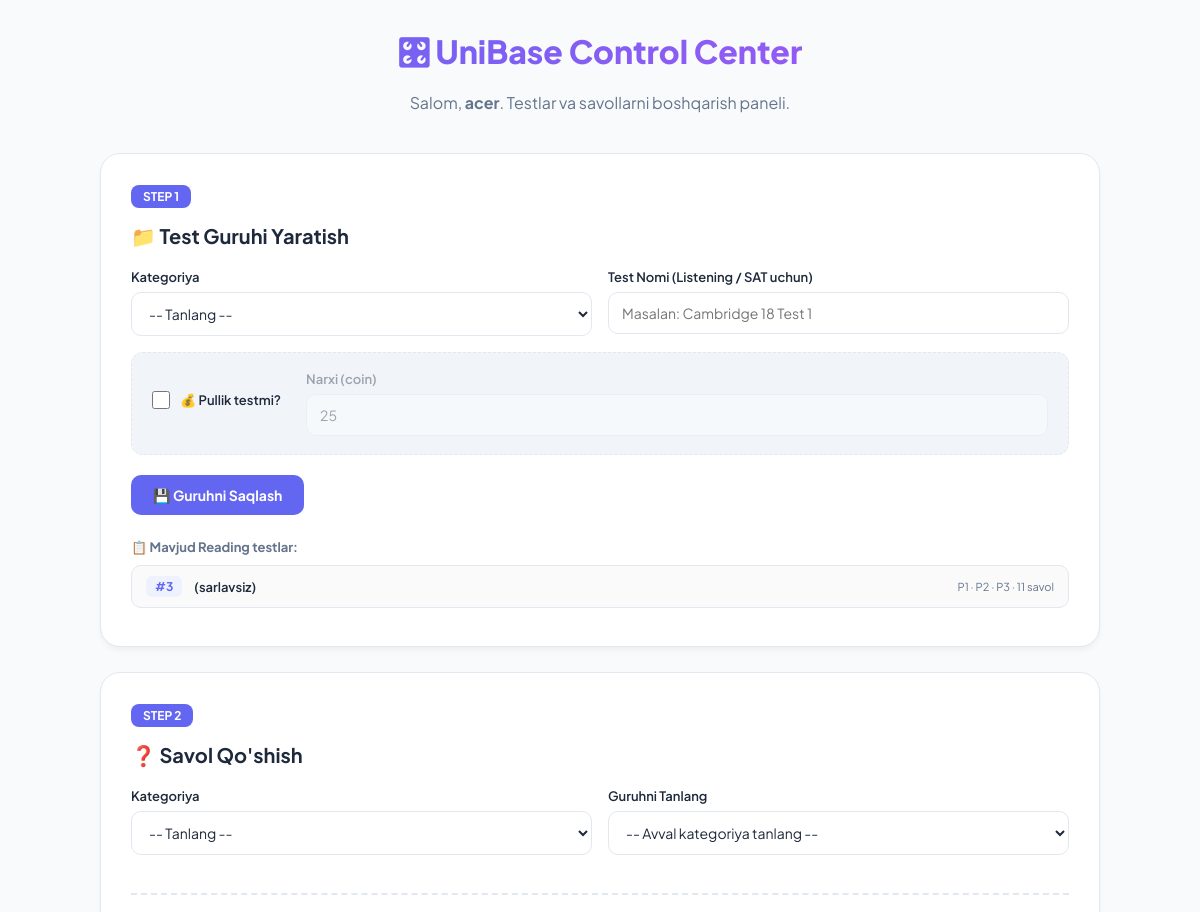
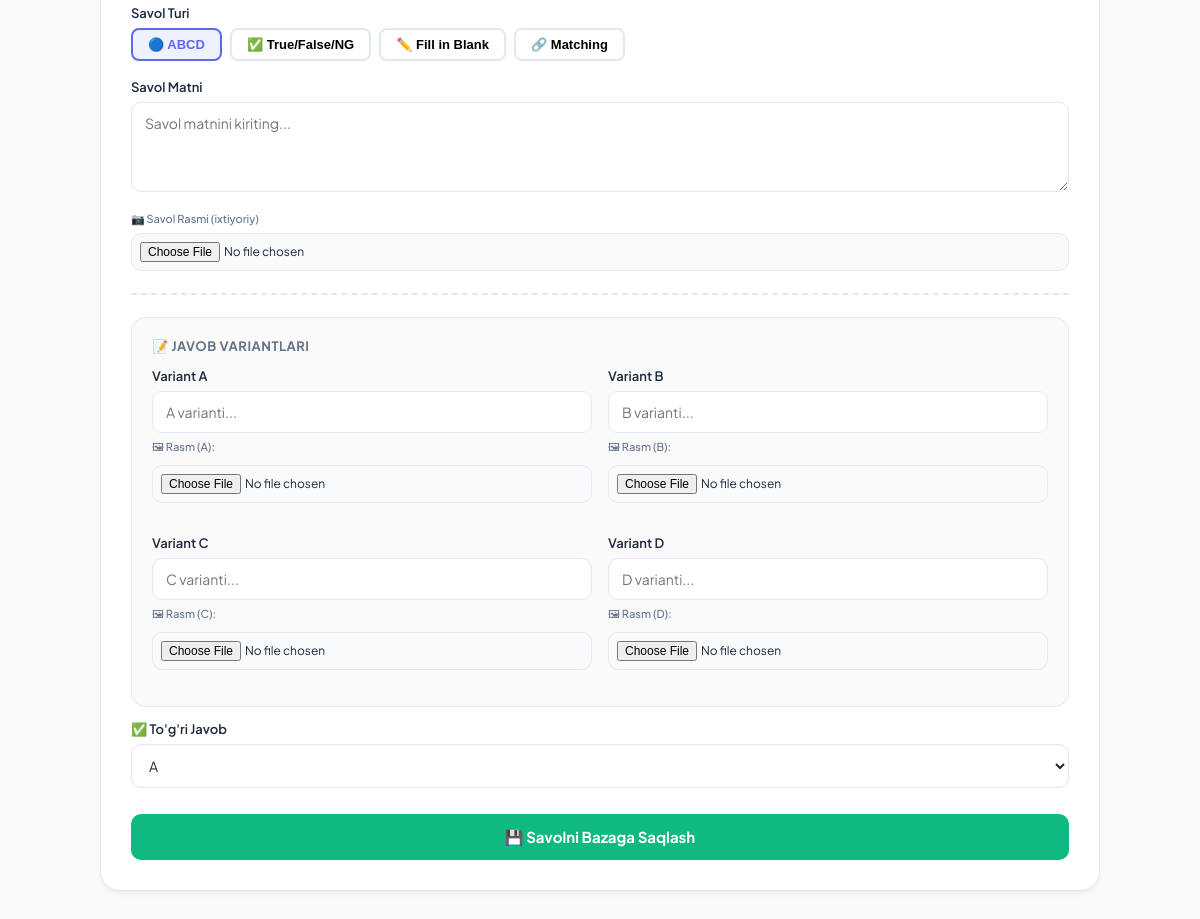
The app's page /tests/ (signed in) with its own data (2 pictures, top to bottom).
### app/models.py (models this page shows, shortened)
class PaidTestMixin(models.Model):
    is_paid = models.BooleanField(default=False)
    price = models.PositiveIntegerField(default=25)
    class Meta:
        abstract = True

class ReadingTest(PaidTestMixin):
    passage_title   = models.CharField(max_length=255, blank=True, default='')
    passage_text    = models.TextField(verbose_name="Passage 1 matni")
    passage_title_2 = models.CharField(max_length=255, blank=True, default='', verbose_name="Passage 2 sarlavha")
    passage_text_2  = models.TextField(blank=True, default='', verbose_name="Passage 2 matni")
    passage_title_3 = models.CharField(max_length=255, blank=True, default='', verbose_name="Passage 3 sarlavha")
    passage_text_3  = models.TextField(blank=True, default='', verbose_name="Passage 3 matni")
    category = models.CharField(max_length=15, choices=[('READING','Reading')], default='READING')

### app/views.py (the view, shortened to what this page needs)
# urls.py: path('tests/', manage_tests, name='manage_tests'),
@user_passes_test(is_admin, login_url='login')
def manage_tests(request):
    return render(request, "manage_tests.html", {
        "reading_tests":      ReadingTest.objects.all().order_by('-id'),
        "listening_tests":    ListeningTest.objects.all().order_by('-id'),
        "sat_tests":          Sat.objects.all().order_by('-id'),
        "milliy_fan_choices": Milliy_Sertifikat.FAN_CHOICES,
    })

### app/views.py (called while the page is built)
def is_admin(user):
    return user.is_superuser

### app/templates/manage_tests.html (shortened to what this page needs)
{% load static %}
<!DOCTYPE html>
<html lang="uz">
<head>
{% load static %}
</head>
<body>
<div class="container">
{% if user.is_superuser %}
    <div class="header">
        <h1>🎛 UniBase Control Center</h1>
        <p>Salom, <strong>{{ user.username }}</strong>. Testlar va savollarni boshqarish paneli.</p>
    </div>
    <div class="card">
        <span class="step-badge">Step 1</span>
        <h2>📁 Test Guruhi Yaratish</h2>
        <form method="POST">
            <div class="grid">
                <div class="form-group">
                    <label>Kategoriya</label>
                    <select name="group_category" id="group_cat" required>
                        <option value="">-- Tanlang --</option>
                    </select>
                </div>
                <div class="form-group" id="group_title_wrap">
                    <label>Test Nomi (Listening / SAT uchun)</label>
                    <input type="text" name="group_title" placeholder="Masalan: Cambridge 18 Test 1">
                </div>
            </div>
            <div class="mixin-box">
                <label class="toggle-container">
                    <input type="checkbox" name="is_paid" id="is_paid_check">
                    <span>💰 Pullik testmi?</span>
                </label>
                <div id="price_field" style="flex-grow:1; opacity:0.4; pointer-events:none;">
                    <label>Narxi (coin)</label>
                    <input type="number" name="price" value="25" min="0" max="999">
                </div>
            </div>
            <button type="submit" class="btn btn-primary">💾 Guruhni Saqlash</button>
        </form>
        {% if reading_tests %}
        <div class="test-list" style="margin-top:24px;">
            <div style="font-size:13px; font-weight:700; color:var(--text-muted); margin-bottom:10px;">📋 Mavjud Reading testlar:</div>
            {% for rt in reading_tests %}
            <div class="test-item">
                <span class="ti-id">#{{ rt.id }}</span>
                <span class="ti-title">{{ rt.passage_title|default:"(sarlavsiz)" }}</span>
                <span class="ti-parts">
                    {% if rt.passage_text %}P1{% endif %}
                    {% if rt.passage_text_2 %}· P2{% endif %}
                    {% if rt.passage_text_3 %}· P3{% endif %}
                    · {{ rt.questions.count }} savol
                </span>
            </div>
            {% endfor %}
        </div>
        {% endif %}
    </div>
    <div class="card">
        <span class="step-badge">Step 2</span>
        <h2>❓ Savol Qo'shish</h2>
        <form method="POST" enctype="multipart/form-data" id="questionForm">
            <div class="grid">
                <div class="form-group">
                    <label>Kategoriya</label>
                    <select name="category" id="main_cat" required>
                        <option value="">-- Tanlang --</option>
                    </select>
                </div>
                <div class="form-group" id="group_wrapper">
                    <label>Guruhni Tanlang</label>
                    <select name="test_group" id="test_group_select">
                        <option value="">-- Avval kategoriya tanlang --</option>
                    </select>
                </div>
            </div>
            <hr class="section-divider">
            <div class="form-group" id="question_type_wrapper">
                <label>Savol Turi</label>
                <div class="type-selector" id="type_selector">
                    <button type="button" class="type-btn active" data-val="ABCD"  onclick="setType('ABCD', this)">🔵 ABCD</button>
                    <button type="button" class="type-btn"        data-val="TFNG"  onclick="setType('TFNG', this)">✅ True/False/NG</button>
                    <button type="button" class="type-btn"        data-val="FILL"  onclick="setType('FILL', this)">✏️ Fill in Blank</button>
                    <button type="button" class="type-btn"        data-val="MATCH" onclick="setType('MATCH', this)">🔗 Matching</button>
                </div>
            </div>
            <div class="form-group">
                <label>Savol Matni</label>
                <textarea name="savol" rows="3" placeholder="Savol matnini kiriting..." required></textarea>
            </div>
            <div class="form-group">
                <label class="small">📷 Savol Rasmi (ixtiyoriy)</label>
                <input type="file" name="question_image" accept="image/*">
            </div>
            <hr class="section-divider">
            <div id="abcd_variants" class="variant-grid">
                <h4>📝 Javob Variantlari</h4>
                <div class="grid">
                    <div class="form-group">
                        <label>Variant A</label>
                        <input type="text" name="variant_a" placeholder="A varianti...">
                        <label class="small">🖼 Rasm (A):</label>
                        <input type="file" name="image_a" accept="image/*">
                    </div>
                    <div class="form-group">
                        <label>Variant B</label>
                        <input type="text" name="variant_b" placeholder="B varianti...">
                        <label class="small">🖼 Rasm (B):</label>
                        <input type="file" name="image_b" accept="image/*">
                    </div>
                    <div class="form-group">
                        <label>Variant C</label>
                        <input type="text" name="variant_c" placeholder="C varianti...">
                        <label class="small">🖼 Rasm (C):</label>
                        <input type="file" name="image_c" accept="image/*">
                    </div>
                    <div class="form-group">
                        <label>Variant D</label>
                        <input type="text" name="variant_d" placeholder="D varianti...">
                        <label class="small">🖼 Rasm (D):</label>
                        <input type="file" name="image_d" accept="image/*">
                    </div>
                </div>
            </div>
            <div class="form-group" style="margin-top:14px;">
                <label>✅ To'g'ri Javob</label>
                <div id="abcd_answer">
                    <select name="togri_variant" id="togri_variant_select" required>
                        <option value="A">A</option>
                    </select>
                </div>
            </div>
            <button type="submit" class="btn btn-success" onclick="prepareSubmit()">
                💾 Savolni Bazaga Saqlash
            </button>
        </form>
    </div>
{% endif %}
</div>
</body>
</html>

### app/templates/manage_tests.html (style rules this page uses)
:root { --primary: #6366f1; --primary-hover: #4f46e5; --secondary: #10b981; --danger: #ef4444; --bg: #f8fafc; --card: #ffffff; --text-main: #1e293b; --text-muted: #64748b; --border: #e2e8f0; }
* { box-sizing: border-box; }
body { font-family: 'Plus Jakarta Sans', sans-serif; background: var(--bg); color: var(--text-main); margin: 0; padding: 30px 15px; }
.container { max-width: 1000px; margin: 0 auto; }
.header { text-align: center; margin-bottom: 40px; }
.header h1 { font-size: 32px; font-weight: 800; background: linear-gradient(135deg, #6366f1, #a855f7); -webkit-background-clip: text; -webkit-text-fill-color: transparent; margin: 0; }
.header p { color: var(--text-muted); margin: 8px 0 0; }
.card { background: var(--card); border-radius: 20px; padding: 30px; margin-bottom: 25px; border: 1px solid var(--border); box-shadow: 0 4px 6px -1px rgba(0,0,0,0.05); }
.step-badge { background: var(--primary); color: white; padding: 4px 12px; border-radius: 8px; font-size: 12px; font-weight: 700; text-transform: uppercase; margin-bottom: 15px; display: inline-block; }
h2 { font-size: 20px; font-weight: 700; margin: 0 0 20px 0; display: flex; align-items: center; gap: 10px; }
.grid { display: grid; grid-template-columns: 1fr 1fr; gap: 16px; }
.form-group { margin-bottom: 16px; }
label { display: block; font-size: 13px; font-weight: 600; margin-bottom: 7px; color: var(--text-main); }
label.small { font-size: 11px; color: var(--text-muted); margin-top: 6px; font-weight: 500; }
input, select, textarea { width: 100%; padding: 11px 13px; border: 1.5px solid var(--border); border-radius: 10px; font-family: inherit; font-size: 14px; background: #fff; color: var(--text-main); transition: border-color 0.2s; }
input[type="file"] { padding: 8px; font-size: 12px; background: #f8fafc; cursor: pointer; }
textarea { min-height: 90px; resize: vertical; }
.mixin-box { background: #f1f5f9; padding: 18px 20px; border-radius: 12px; margin-bottom: 20px; display: flex; align-items: center; gap: 25px; border: 1px dashed var(--border); }
.toggle-container { display: flex; align-items: center; gap: 10px; cursor: pointer; white-space: nowrap; font-weight: 600; }
input[type="checkbox"] { width: 18px; height: 18px; accent-color: var(--primary); margin: 0; }
.btn { padding: 11px 22px; border-radius: 10px; font-weight: 700; cursor: pointer; transition: 0.2s; border: none; font-size: 14px; font-family: inherit; }
.btn-primary { background: var(--primary); color: white; }
.btn-success { background: var(--secondary); color: white; width: 100%; margin-top: 10px; font-size: 15px; padding: 13px; }
.variant-grid { background: #fafafa; padding: 20px; border-radius: 14px; border: 1px solid var(--border); margin-bottom: 14px; }
.variant-grid h4 { margin: 0 0 14px 0; font-size: 13px; color: var(--text-muted); font-weight: 700; text-transform: uppercase; letter-spacing: 0.5px; }
.section-divider { border: none; border-top: 2px dashed var(--border); margin: 22px 0; }
.type-selector { display: flex; gap: 8px; flex-wrap: wrap; margin-bottom: 18px; }
.type-btn { padding: 7px 15px; border-radius: 8px; border: 2px solid var(--border); background: #fff; cursor: pointer; font-size: 13px; font-weight: 600; transition: 0.2s; }
.type-btn.active, .type-btn:hover { border-color: var(--primary); background: #eef2ff; color: var(--primary); }
.test-list { margin-top: 16px; }
.test-item { display: flex; align-items: center; justify-content: space-between; padding: 10px 14px; border: 1px solid var(--border); border-radius: 10px; margin-bottom: 8px; background: #fafafa; font-size: 13px; }
.test-item .ti-id { background: #eef2ff; color: var(--primary); padding: 3px 9px; border-radius: 6px; font-weight: 700; font-size: 12px; }
.test-item .ti-title { font-weight: 600; flex: 1; margin: 0 12px; overflow: hidden; text-overflow: ellipsis; white-space: nowrap; }
.test-item .ti-parts { font-size: 11px; color: var(--text-muted); }

### records on screen
ReadingTest: id "3", passage_title "(sarlavsiz)", shows "P1", shows "· P2", shows "· P3", questions.count "11"

### other values on screen
{{ user.username }} "acer"
